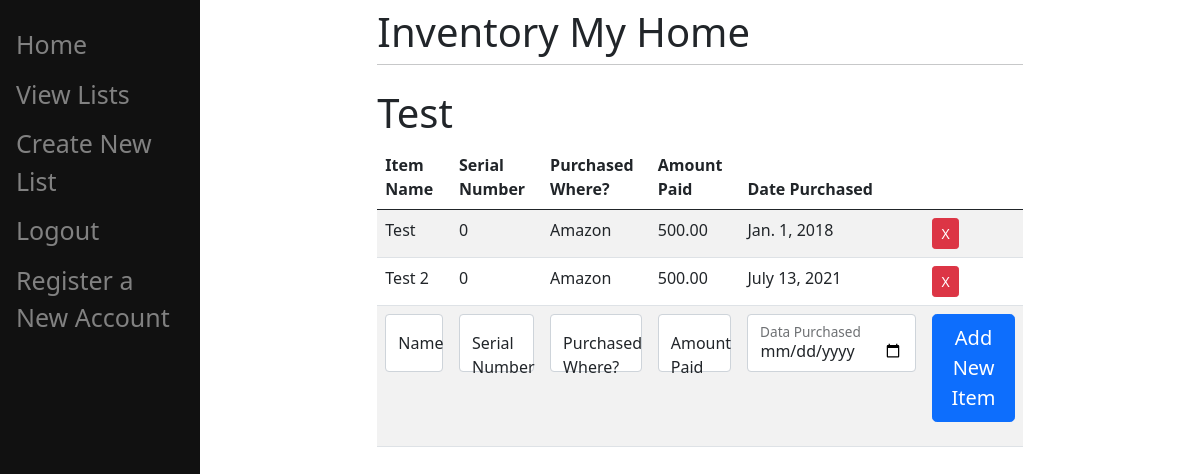
The page /lists/1 (signed in) on the database its author committed.
### Inventory/models.py (models this page shows, shortened)
class InventoryList(models.Model):
    owner = models.ForeignKey(User, on_delete=models.CASCADE, related_name="inventorylist", null=True)
    name = models.CharField(max_length=200)

class Item(models.Model):
    inventory_list = models.ForeignKey(InventoryList, on_delete=models.CASCADE)
    name = models.CharField(max_length=200)
    serial = models.CharField(max_length=200, default=0)
    where_purchased = models.CharField(max_length=200, default='Unknown')
    purchase_amount = models.DecimalField(max_digits=10, decimal_places=2, default=0)
    date_purchased = models.DateField(default=None)

### Inventory/views.py (the view, shortened to what this page needs)
# urls.py: path("lists/<int:id>", views.detail_list, name="detail_list"),
def detail_list(response, id):
    ls = InventoryList.objects.get(id=id)
    if ls in response.user.inventorylist.all():
        return render(response, "Inventory/list.html", {"list": ls})
    return render(response, "Inventory/base.html", {})

### Inventory/templates/Inventory/list.html (shortened to what this page needs)
{% extends 'Inventory/base.html' %}
{% block content %}
    <h1>{{ list.name }}</h1>
    <table class="table table-striped">
        <thead>
            <tr>
                <th>Item Name</th>
                <th>Serial Number</th>
                <th>Purchased Where?</th>
                <th>Amount Paid</th>
                <th>Date Purchased</th>
                <th></th>
            </tr>
        </thead>
        <form method="delete" action="#">
            <tbody>
                {% for item in list.item_set.all %}
                    <tr>
                        <td>{{ item.name }}</td>
                        <td>{{ item.serial }}</td>
                        <td>{{ item.where_purchased }}</td>
                        <td>{{ item.purchase_amount }}</td>
                        <td>{{ item.date_purchased }}</td>
                        <td><button type="submit" name="delete" value="{{ item.id }}" class="btn btn-danger btn-sm">X</button></td>
                    </tr>
                {% endfor %}
        </form>
    <form method="post" action="#">
                    <tr>
                        <td>
                            <div class="form-floating mb-3">
                                <input type="text" name="name" class="form-control" id="nameInput" placeholder="Name"/>
                                <label for="nameInput">Name</label>
                            </div>
                        </td>
                        <td>
                            <div class="form-floating mb-3">
                                <input type="text" name="serial" class="form-control" id="serialInput" placeholder="Serial Number"/>
                                <label for="serialInput">Serial Number</label>
                            </div>
                        </td>
                        <td>
                            <div class="form-floating mb-3">
                                <input type="text" name="where_purchased" class="form-control" id="where_purchasedInput" placeholder="Purchased Where?"/>
                                <label for="where_purchasedInput">Purchased Where?</label>
                            </div>
                        </td>
                        <td>
                            <div class="form-floating mb-3">
                                <input type="text" name="purchase_amount" class="form-control" id="purchase_amountInput" placeholder="Amount Paid?"/>
                                <label for="purchase_amountInput">Amount Paid</label>
                            </div>
                        </td>
                        <td>
                            <div class="form-floating mb-3">
                                <input type="date" name="date_purchased" class="form-control" id="date_purchasedInput" placeholder="Date Purchased"/>
                                <label for="date_purchasedInput">Data Purchased</label>
                            </div>
                        </td>
                        <td>
                            <div class="form-floating mb-3">
                                <button type="submit" name="submit" value="new_item" class="btn btn-primary btn-lg">Add New Item</button>
                            </div>
                        </td>
                    </tr>
        </table>
{% endblock %}

### rows shown on the page
InventoryList: name "Test"
Item: name "Test", serial "0", where_purchased "Amazon", purchase_amount "500.00", date_purchased "Jan. 1, 2018", {{ item.id }} 1 (drawn)
Item: name "Test 2", serial "0", where_purchased "Amazon", purchase_amount "500.00", date_purchased "July 13, 2021", {{ item.id }} 2 (drawn)
